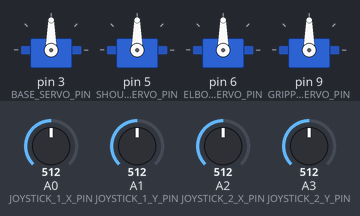
A sketch run on a simulated Arduino Uno, built with avr-gcc and run on an emulated ATmega328P. On the bench: 4 × servo. Inputs (shaded band) come from the test bench; at power-on: A0 (JOYSTICK_1_X_PIN) = 512, A3 (JOYSTICK_2_Y_PIN) = 512, A1 (JOYSTICK_1_Y_PIN) = 512, A2 (JOYSTICK_2_X_PIN) = 512.

Above: at 2.2 s.
2.3 s: A0 (JOYSTICK_1_X_PIN) set to 580
3.8 s: A0 (JOYSTICK_1_X_PIN) set to 609
At 4.28 s:
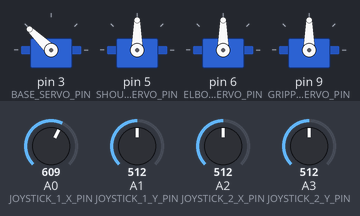
At 5.9 s:
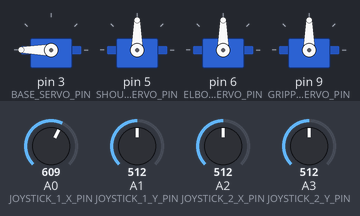
6.2 s: A3 (JOYSTICK_2_Y_PIN) set to 449
7.7 s: A3 (JOYSTICK_2_Y_PIN) set to 422
At 9.3 s:
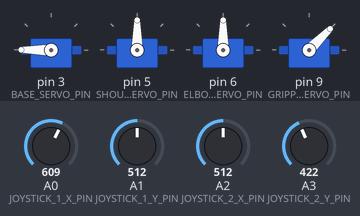
9.6 s: A1 (JOYSTICK_1_Y_PIN) set to 579
11.1 s: A1 (JOYSTICK_1_Y_PIN) set to 600
At 12.3 s:
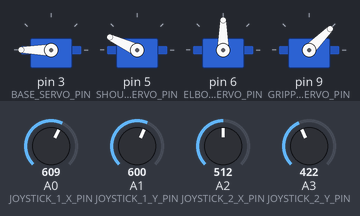
Timing chart, 0 to 14.1 s (numbered marks = the images above; inputs shaded):
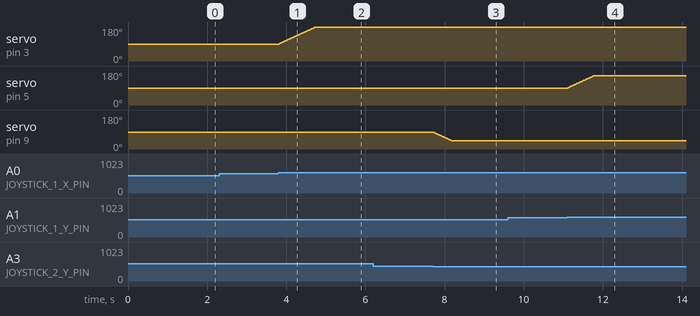

Measured:
- the behaviour switches between 592 and 593 on A0 (JOYSTICK_1_X_PIN) (found by bisection; images 0 and 1)
- the behaviour switches between 432 and 431 on A3 (JOYSTICK_2_Y_PIN) (found by bisection; images 2 and 3)
- the behaviour switches between 592 and 593 on A1 (JOYSTICK_1_Y_PIN) (found by bisection; images 3 and 4)
- after the input at 2.3 s, every drawn part: stays the same
- after the input at 3.8 s, servo on pin 3 (BASE_SERVO_PIN): moves from 90° to 180° over 0.91 s, starting at once
- after the input at 6.2 s, every drawn part: stays the same
- after the input at 7.7 s, servo on pin 9 (GRIPPER_SERVO_PIN): moves from 90° to 45° over 0.46 s, starting at once
- after the input at 9.6 s, every drawn part: stays the same
- after the input at 11.1 s, servo on pin 5 (SHOULDER_SERVO_PIN): moves from 90° to 155° over 0.66 s, starting at once

The sketch:

robotic_arm_joystick.ino
```cpp
#include <Servo.h>

Servo baseServo;
Servo shoulderServo;
Servo elbowServo;
Servo gripperServo;

const int BASE_SERVO_PIN = 3;
const int SHOULDER_SERVO_PIN = 5;
const int ELBOW_SERVO_PIN = 6;
const int GRIPPER_SERVO_PIN = 9;

const int JOYSTICK_1_X_PIN = A0;
const int JOYSTICK_1_Y_PIN = A1;
const int JOYSTICK_2_X_PIN = A2;
const int JOYSTICK_2_Y_PIN = A3;

const int JOYSTICK_CENTER = 512;
const int DEADZONE = 80;
const int MOVE_STEP = 2;
const int LOOP_DELAY_MS = 20;

int baseAngle = 90;
int shoulderAngle = 90;
int elbowAngle = 90;
int gripperAngle = 90;

void setup() {
  baseServo.attach(BASE_SERVO_PIN);
  shoulderServo.attach(SHOULDER_SERVO_PIN);
  elbowServo.attach(ELBOW_SERVO_PIN);
  gripperServo.attach(GRIPPER_SERVO_PIN);

  baseServo.write(baseAngle);
  shoulderServo.write(shoulderAngle);
  elbowServo.write(elbowAngle);
  gripperServo.write(gripperAngle);

  delay(1000);
}

void loop() {
  int joystick1X = analogRead(JOYSTICK_1_X_PIN);
  int joystick1Y = analogRead(JOYSTICK_1_Y_PIN);
  int joystick2X = analogRead(JOYSTICK_2_X_PIN);
  int joystick2Y = analogRead(JOYSTICK_2_Y_PIN);

  baseAngle = updateAngleFromJoystick(joystick1X, baseAngle, 0, 180);
  shoulderAngle = updateAngleFromJoystick(joystick1Y, shoulderAngle, 25, 155);
  elbowAngle = updateAngleFromJoystick(joystick2X, elbowAngle, 20, 160);
  gripperAngle = updateAngleFromJoystick(joystick2Y, gripperAngle, 45, 120);

  baseServo.write(baseAngle);
  shoulderServo.write(shoulderAngle);
  elbowServo.write(elbowAngle);
  gripperServo.write(gripperAngle);

  delay(LOOP_DELAY_MS);
}

int updateAngleFromJoystick(int joystickValue, int currentAngle, int minAngle, int maxAngle) {
  if (joystickValue > JOYSTICK_CENTER + DEADZONE) {
    currentAngle += MOVE_STEP;
  } else if (joystickValue < JOYSTICK_CENTER - DEADZONE) {
    currentAngle -= MOVE_STEP;
  }

  return constrain(currentAngle, minAngle, maxAngle);
}
```
